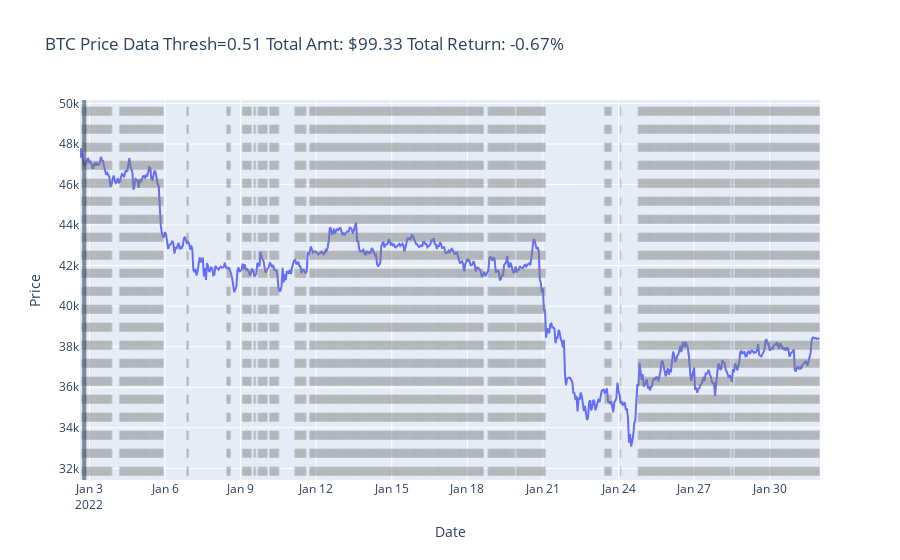

Write notebook code for a chart like this one.
### Code cell
amt=run_simulator(timestep=11, data=data, amt=100, thresh=0.51, model=lstm_model, verbose=0, plot=True)
